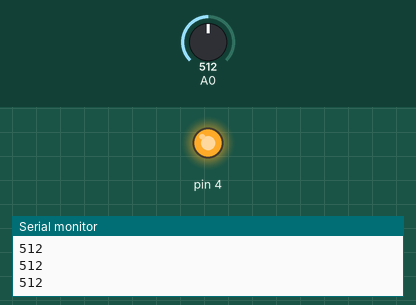
This sketch was run on a simulated Arduino Uno, built with avr-gcc and run on an emulated ATmega328P. On the bench: output pins drawn as LEDs (lit = HIGH), the last lines printed to the serial monitor. The test bench sets the inputs (shaded band); at power-on: A0 = 512.

Above: at 1.2 s.
1.3 s: A0 set to 742
2.8 s: A0 set to 758
At 3.3 s:
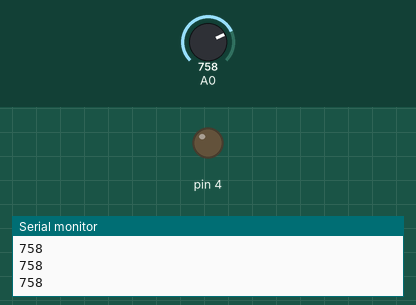
4.3 s: A0 set to 740
At 4.6 s:
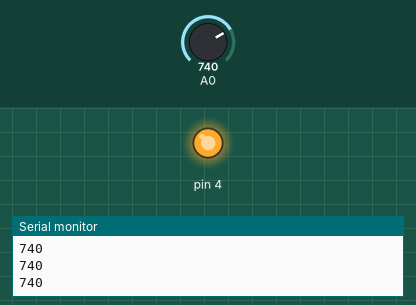
5.8 s: A0 set to 760
At 7.2 s:
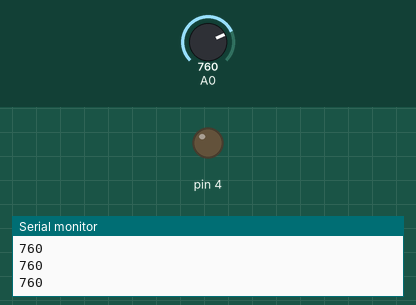
Timing chart, 0 to 8.3 s (numbered marks = the images above; inputs shaded):
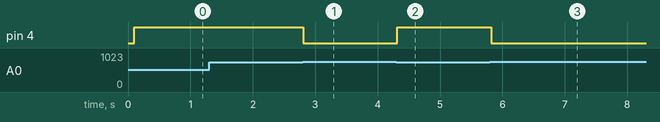

Measured:
- the behaviour switches between 749 and 750 on A0 (found by bisection; images 0 and 1)
- after the input at 2.8 s, pin 4: HIGH → LOW at once
- after the input at 4.3 s, pin 4: LOW → HIGH at once
- after the input at 5.8 s, pin 4: HIGH → LOW at once

The sketch:

sketch_dec06a.ino
```cpp
void setup() {
  // put your setup code here, to run once:
Serial.begin(9600);
pinMode(A0, INPUT);
pinMode(4,OUTPUT);
}

void loop() {
  // put your main code here, to run repeatedly:
Serial.println(analogRead(A0));
delay(100);
if((analogRead(A0))< 750){
  digitalWrite(4, HIGH);
}
else{
  digitalWrite(4, LOW);
}
}
```
